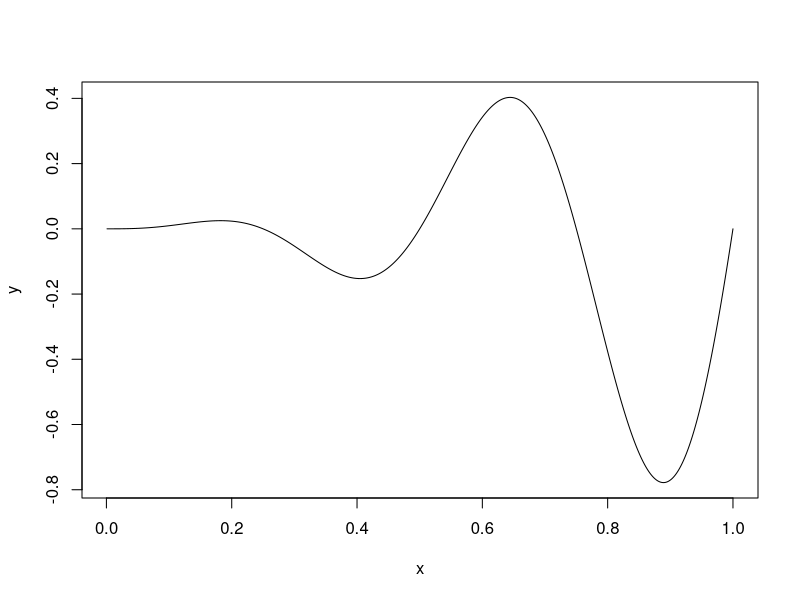

Source code (R):
## ---- chunk 1
x = 1:1000 / 1000
y = (x^2*sin(4*pi*x))

plot(y~x, type = 'l')
